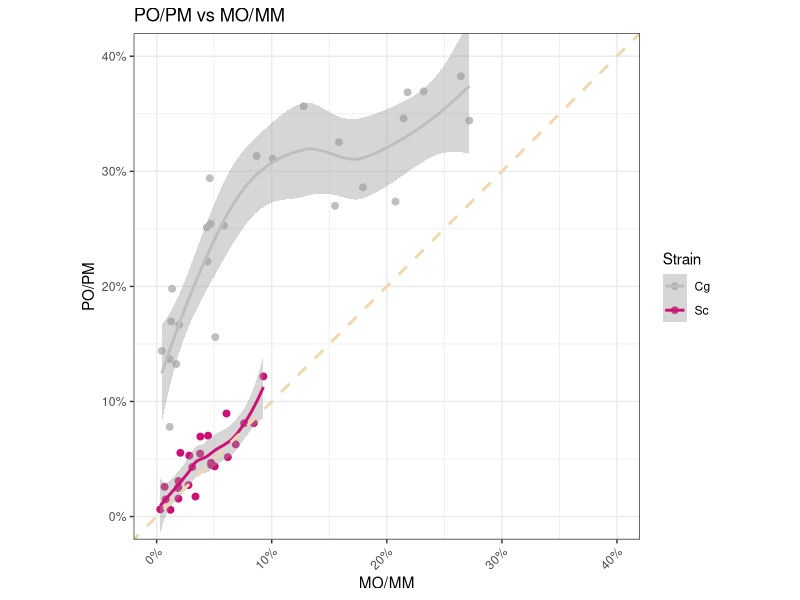
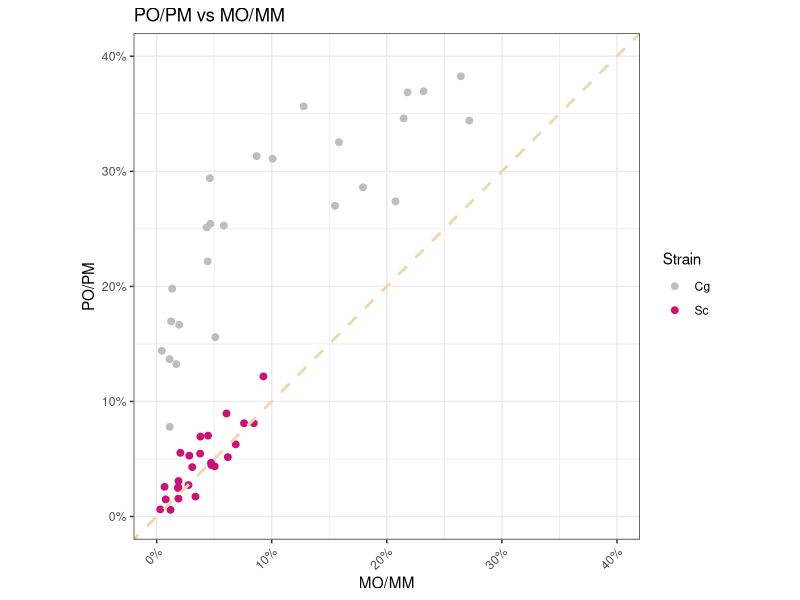
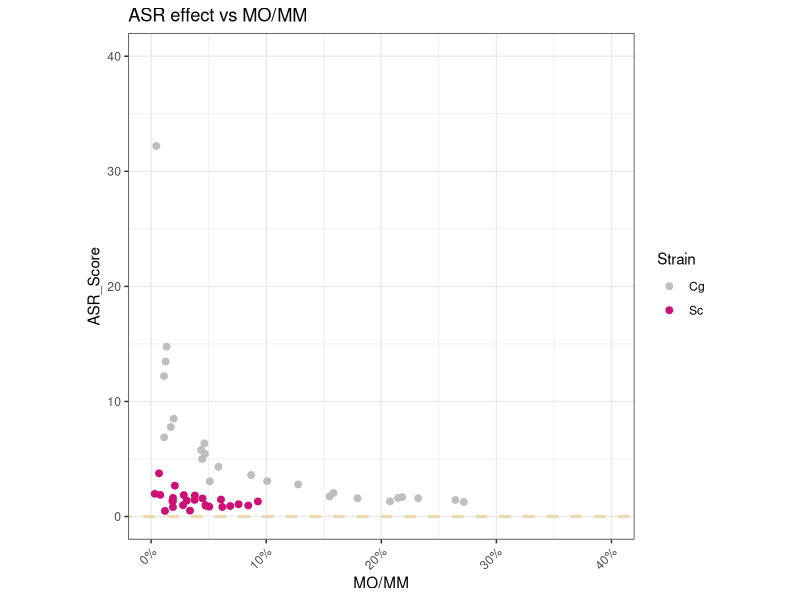
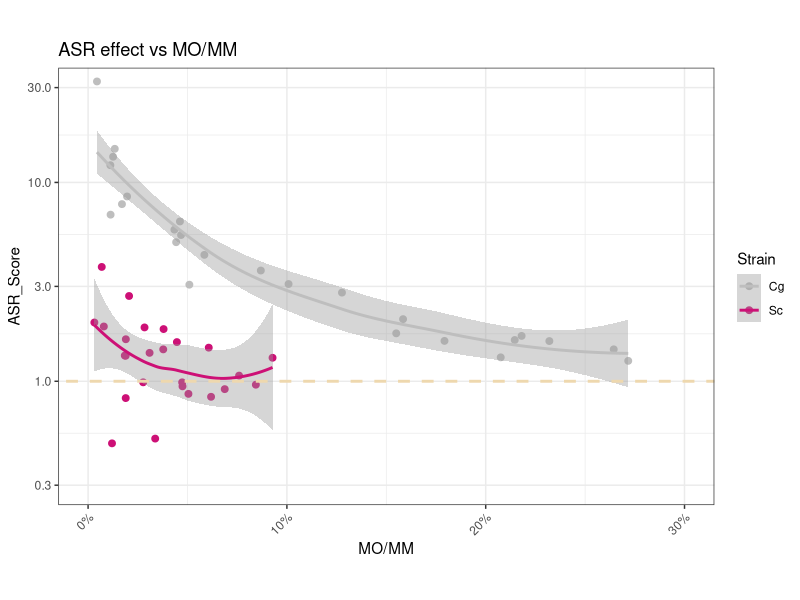
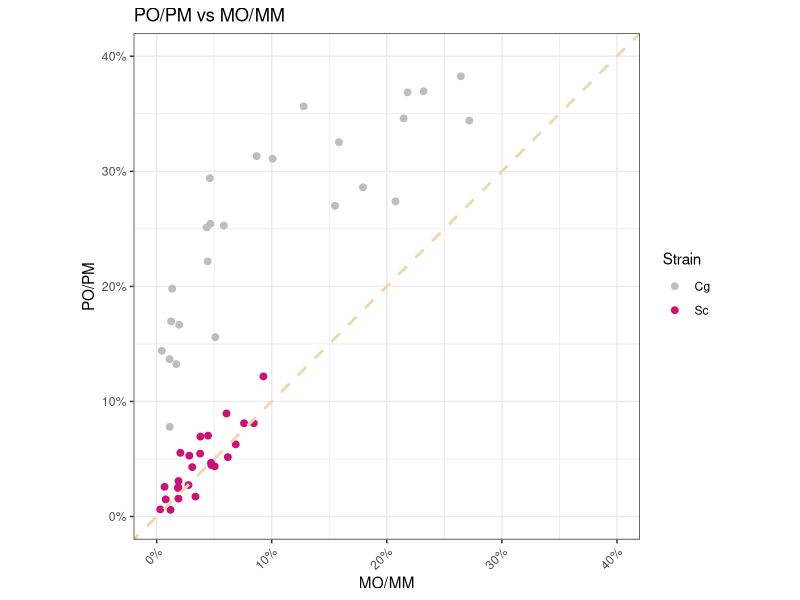
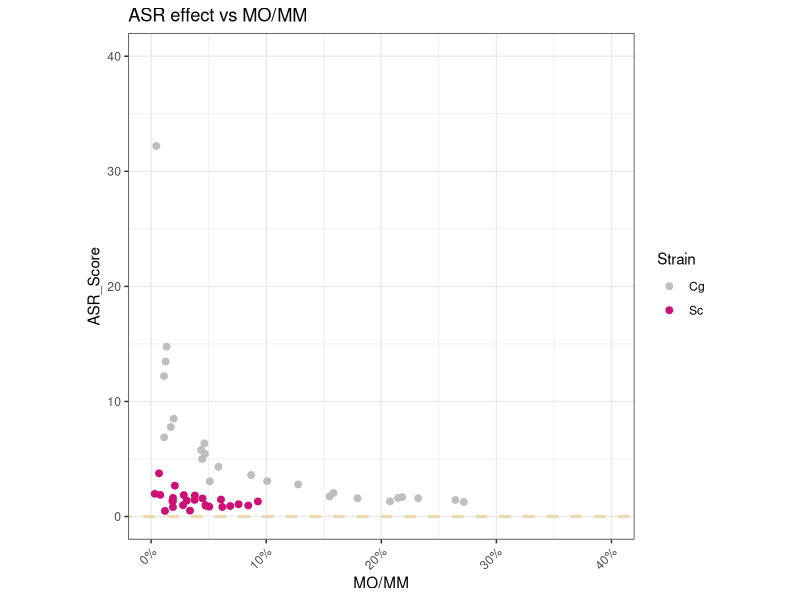

R code for these plots, in order:
## ---- chunk 1
library(tidyverse)
library(ggplot2)
library(dplyr)
library(mgcv)
library(broom)
library(viridis)
## ---- chunk 2
asr_raw <- read.csv("../input/MOPO_Sc_Cg_ASR_scatter_plot.csv")

# scatterplot of MO/MM vs PO/PM
#png("../output/MO_vs_PO.png", width = 4, height = 4, units = 'in',res = 300) # png for slides
asr_raw  %>% subset(., MO.MM != 1 & PO.PM != 1) %>%
  ggplot(aes(x = MO.MM, y = PO.PM)) + 
  geom_point(aes(color = Strain),size = 2) + 
  geom_smooth(aes(color = Strain)) +  # fit to a loess model with 95% CI 
  #geom_smooth(aes(color = Strain, fill = Strain), method = "lm") +
  #scale_color_viridis(discrete = TRUE, option = "D") +
  #scale_fill_viridis(discrete = TRUE) + 

  # change decimal scale to pct
  scale_y_continuous(labels = scales::percent, breaks = seq(0, 0.4, 0.1)) +
  scale_x_continuous(labels = scales::percent, breaks = seq(0, 0.4, 0.1)) +
  scale_color_manual(values = c("grey", "deeppink3", "hotpink", "darkorchid2", "deepskyblue", "dodgerblue3", "grey20", "seagreen1"))  +
  # change the scale of x and y axis
  coord_fixed(ratio = 1, xlim = c(0,0.4), ylim = c(0,0.4), expand = TRUE, clip = "on") +
  geom_abline(slope = 1, intercept = 0, color="wheat2", linetype="dashed", size=1) +
  theme_bw() +
  theme(axis.text.x=element_text(angle=45,hjust=1)) +
  ylab("PO/PM") +
  xlab("MO/MM") +
  ggtitle("PO/PM vs MO/MM")
#dev.off()


# scatterplot of MO/MM vs PO/PM
asr_raw  %>% subset(., MO.MM != 1 & PO.PM != 1) %>%
  ggplot(aes(x = MO.MM, y = PO.PM)) + 
  geom_point(aes(color = Strain),size = 2) + 
  #geom_smooth(aes(color = Strain)) +  # fit to a loess model with 95% CI 
  #geom_smooth(aes(color = Strain, fill = Strain), method = "lm") +
  #scale_color_viridis(discrete = TRUE, option = "D") +
  #scale_fill_viridis(discrete = TRUE) + 

  # change decimal scale to pct
  scale_y_continuous(labels = scales::percent, breaks = seq(0, 0.4, 0.1)) +
  scale_x_continuous(labels = scales::percent, breaks = seq(0, 0.4, 0.1)) +
  scale_color_manual(values = c("grey", "deeppink3", "hotpink", "darkorchid2", "deepskyblue", "dodgerblue3", "grey20", "seagreen1"))  +
  # change the scale of x and y axis
  coord_fixed(ratio = 1, xlim = c(0,0.4), ylim = c(0,0.4), expand = TRUE, clip = "on") +
  geom_abline(slope = 1, intercept = 0, color="wheat2", linetype="dashed", size=1) +
  theme_bw() +
  theme(axis.text.x=element_text(angle=45,hjust=1)) +
  ylab("PO/PM") +
  xlab("MO/MM") +
  ggtitle("PO/PM vs MO/MM")
  ggsave("../output/MO_vs_PO.png", width = 4, height = 4, units = 'in',dpi = 300)

## ---- chunk 3
# MO/MM vs ASR Score
asr_raw %>% mutate(.,ASR_Score = PO.PM/MO.MM, .keep = "all") %>% subset(., MO.MM != 1 & ASR_Score != 1) %>%
  ggplot(aes(x = MO.MM, y = ASR_Score)) + 
  geom_point(aes(color = Strain),size = 2) + 
  #scale_color_viridis(discrete = TRUE, option = "D") +
  #scale_fill_viridis(discrete = TRUE) + 

  # change decimal scale to pct
  scale_x_continuous(labels = scales::percent, breaks = seq(0, 0.4, 0.1)) +
  scale_color_manual(values = c("grey", "deeppink3", "hotpink", "darkorchid2", "deepskyblue", "dodgerblue3", "grey20", "seagreen1"))  +
  # change the scale of x and y axis
  coord_fixed(ratio = 0.01, xlim = c(0,0.4), ylim = c(0,40), expand = TRUE, clip = "on") +
  geom_abline(slope = 0, intercept = 0, color="wheat2", linetype="dashed", size=1) +
  theme_bw() +
  theme(axis.text.x=element_text(angle=45,hjust=1)) +
  ylab("ASR_Score") +
  xlab("MO/MM") +
  ggtitle("ASR effect vs MO/MM")
  ggsave("../output/ASR_vs_MOvsMM.png", width = 4, height = 4, units = 'in',dpi = 300)

# MO/MM vs ASR Score with loess fit
asr_raw %>% mutate(.,ASR_Score = PO.PM/MO.MM, .keep = "all") %>% subset(., MO.MM != 1 & ASR_Score != 1) %>%
  ggplot(aes(x = MO.MM, y = ASR_Score)) + 
  geom_point(aes(color = Strain),size = 2) + 
  geom_smooth(aes(color = Strain),span = 1) + # fit to a loess model with 95% CI 
  #geom_smooth(aes(color = Strain, fill = Strain), method = "lm") +
  #scale_color_viridis(discrete = TRUE, option = "D") +
  #scale_fill_viridis(discrete = TRUE) + 

  # change decimal scale to pct
  scale_y_continuous(trans = "log10")+
  scale_x_continuous(labels = scales::percent, breaks = seq(0, 0.4, 0.1)) +
  scale_color_manual(values = c("grey", "deeppink3", "hotpink", "darkorchid2", "deepskyblue", "dodgerblue3", "grey20", "seagreen1"))  +
  # change the scale of x and y axis
  #coord_fixed(ratio = 0.01, xlim = c(0,0.4), ylim = c(0,40), expand = TRUE, clip = "on") +
  coord_fixed(ratio = 0.1,xlim = c(0,0.3),ylim = c(0.3,30)) +
  geom_abline(slope = 0, intercept = 0, color="wheat2", linetype="dashed", size=1) +
  theme_bw() +
  theme(axis.text.x=element_text(angle=45,hjust=1)) +
  ylab("ASR_Score") +
  xlab("MO/MM") +
  ggtitle("ASR effect vs MO/MM")
